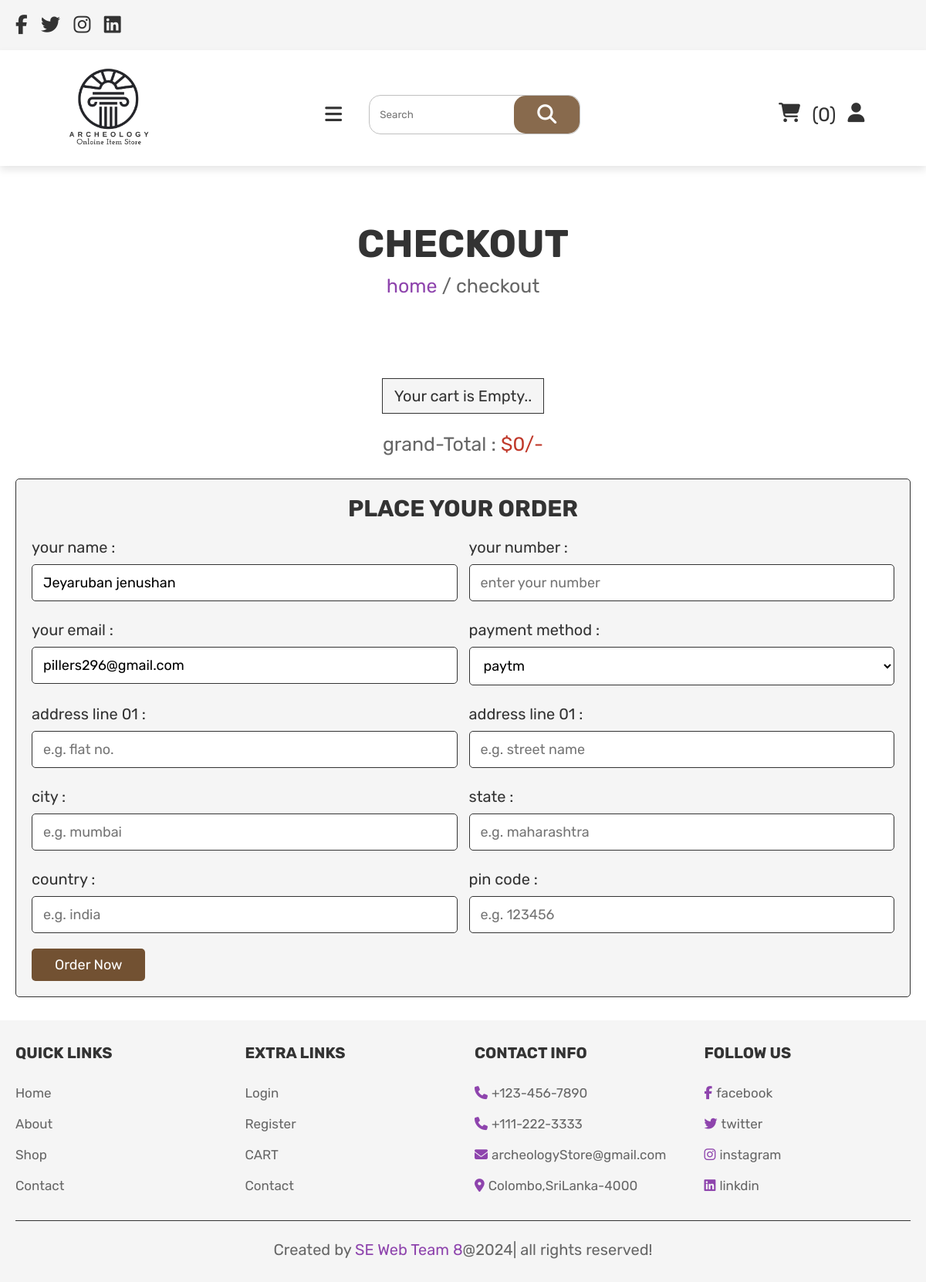
The app's page /users/checkout.php (signed in), older data.
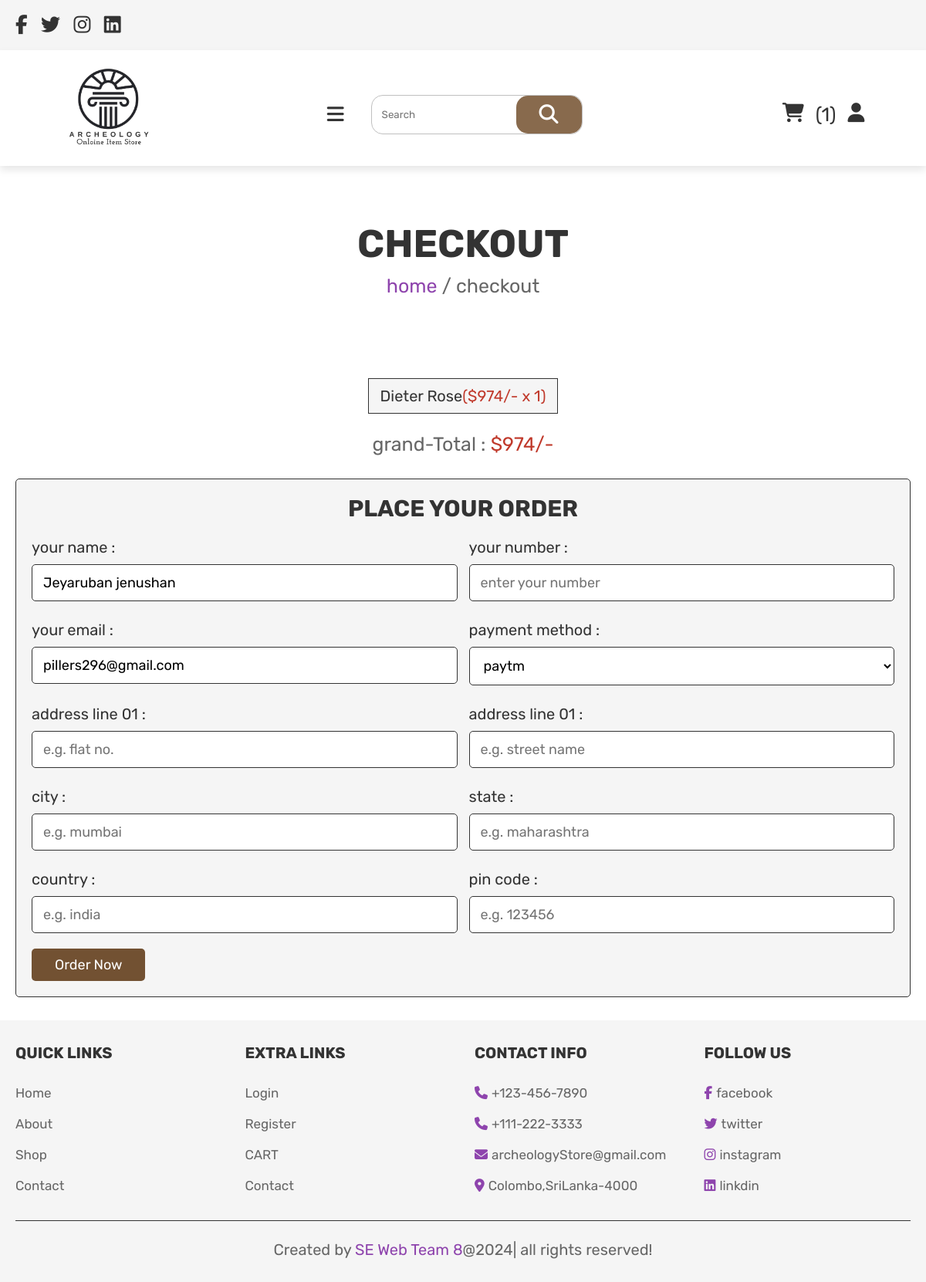
The same page, newer data.
### tables this page shows
CREATE TABLE `cart` (
  `id` int(11) NOT NULL,
  `user_id` int(11) NOT NULL,
  `name` varchar(100) NOT NULL,
  `price` int(100) NOT NULL,
  `quantity` int(100) NOT NULL,
  `image` varchar(100) NOT NULL
);

### users/checkout.php (the view, shortened to what the changed rows need)
<?php
include '../config.php';
$user_id=$_SESSION['user_id'];
$cart_total=0;
?>
<!DOCTYPE html>
<html lang="en">
<head>
    <link rel="stylesheet" href="https://cdnjs.cloudflare.com/ajax/libs/font-awesome/6.6.0/css/all.min.css" />
    <link rel="stylesheet" href="../css/style.css">
</head>
<body>
    <?php include './user_header.php' ?>
<section class="display-order">
    <?php
    $cart_query=mysqli_query($conn,"Select * from `cart` where user_id='$user_id'") or die("Mysqli_connection failed");
    if(mysqli_num_rows($cart_query)>0){
      while($cart_item=mysqli_fetch_assoc($cart_query)){
          $sub_total=($cart_item['price']*$cart_item['quantity']);
          $cart_total+=$sub_total;
      }
    }
    $grand_total=$cart_total;
    $select_cart=mysqli_query($conn,"Select * from `cart` where user_id='$user_id'") or die('Query failed');
    if(mysqli_num_rows($select_cart)>0){
 while($fetch_cart=mysqli_fetch_assoc($select_cart)){
?>
<p><?php echo $fetch_cart['name']?><span>(<?php echo '$'.$fetch_cart['price'].'/-'.' x '. $fetch_cart['quantity'];  ?>)</span></p>
    <?php
 }}else{
        echo "<p class='empty'>Your cart is Empty..</p>";
    }
 ?>
 <div class="grand-total">
    grand-Total :  <span>$<?php echo $grand_total; ?>/-</span> </div>
</section>
</body>
</html>

### users/user_header.php (shortened to what the changed rows need)
<?php
include '../config.php';
?>
<header class="header">
    <div class="header-2">
        <div class="flex">
            <div class="icons">
                <div class="icon1">
                    <a href="cart.php" class="icons">
                        <i class="fas fa-shopping-cart"></i>
                        <?php
                        $select_cart_number = mysqli_query($conn, "SELECT * FROM `cart` WHERE user_id='$user_id'")
                            or die("query failed");
                        $cart_num_rows = mysqli_num_rows($select_cart_number);
                        ?>
                        <span>(<?php echo $cart_num_rows ?>)</span>
                    </a>
                </div>
            </div>
        </div>
    </div>
</header>

Row changes from the older to the newer data that the page shows:
added cart: name "Dieter Rose", price "974", quantity "1"
Text that changed along with them:
$cart_num_rows: "0" → "1"
$grand_total: "0" → "974"
text no longer shown: "Your cart is Empty.."
